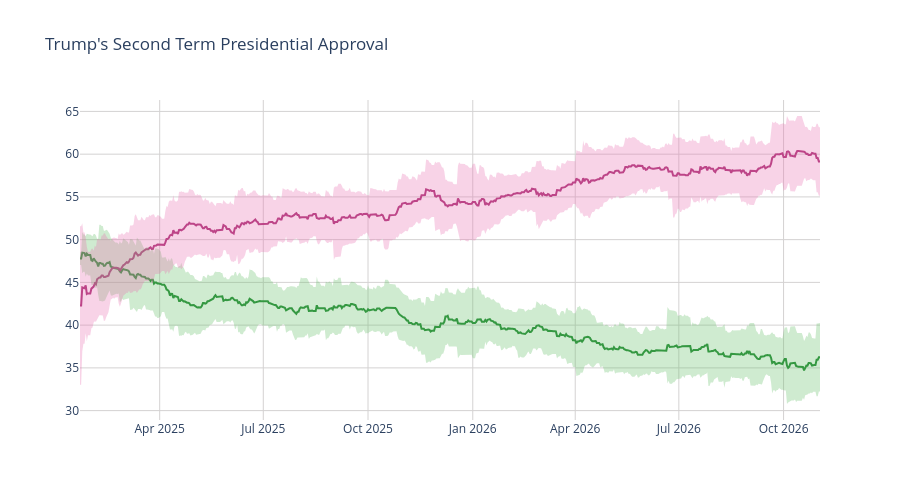

This figure's notebook cell:
### Code cell
disappr_ci_hex = "#e86eaf"
appr_ci_hex = "#60be65"
disappr_ci_rgba = "rgba(232, 110, 175, 0.3)"
appr_ci_rgba = "rgba(96, 190, 101, 0.3)"
grid_col = "#d4d2d2"


# Approve
fig = go.Figure(go.Scatter(
    x=pres['end_date'],
    y=pres['approve'],
    hovertemplate="%{y:.2f}%",
    name="<b>Approve</b>",
    line=dict(color="#228833"),
    showlegend=False
))

# Disapprove
fig.add_trace(go.Scatter(
    x=pres['end_date'],
    y=pres['disapprove'],
    hovertemplate="%{y:.2f}%",
    name="<b>Disapprove</b>",
    line=dict(color="#aa3377"),
    showlegend=False
    )
)

# Approve CI
fig.add_traces([

    # Upper bound
    go.Scatter(
        x=pres['end_date'],
        y=pres['approve_upper_ci'],
        marker=dict(color=appr_ci_hex),
        line=dict(width=0),
        mode='lines',
        showlegend=False,
        hoverinfo="skip"
    ),

    # Lower bound
    go.Scatter(
        x=pres['end_date'],
        y=pres['approve_lower_ci'],
        marker=dict(color=appr_ci_hex),
        line=dict(width=0),
        mode='lines',
        fillcolor=appr_ci_rgba,
        fill="tonexty",
        showlegend=False,
        hoverinfo="skip"
    )
])

# Disapprove CI
fig.add_traces([

    # Upper bound
    go.Scatter(
        x=pres['end_date'],
        y=pres['disapprove_upper_ci'],
        marker=dict(color=disappr_ci_hex),
        line=dict(width=0),
        mode='lines',
        showlegend=False,
        hoverinfo="skip"
    ),

    # Lower bound
    go.Scatter(
        x=pres['end_date'],
        y=pres['disapprove_lower_ci'],
        marker=dict(color=disappr_ci_hex),
        line=dict(width=0),
        mode='lines',
        fillcolor=disappr_ci_rgba,
        fill="tonexty",
        showlegend=False,
        hoverinfo="skip"
    )
])

fig.update_layout(
    title=dict(text="Trump's Second Term Presidential Approval"),
    hovermode="x"
)

fig.update_xaxes(gridcolor=grid_col)
fig.update_yaxes(gridcolor=grid_col)

fig.update_layout(hovermode="x", hoverlabel_align="right", plot_bgcolor="rgba(0, 0, 0, 0)", height=500)
fig.show()

### Figure 1 — Plotly figure (JSON) as saved in the notebook; plotly's stock layout.template omitted (floating-point values rounded to 4 significant figures; data arrays with more than 128 entries replaced by an {"elided": "..."} marker saying what was removed)
{"data": [{"hovertemplate": "%{y:.2f}%", "line": {"color": "#228833"}, "name": "<b>Approve</b>", "showlegend": false, "type": "scatter", "x": {"elided": "651 str values"}, "y": {"elided": "651 float values"}}, {"hovertemplate": "%{y:.2f}%", "line": {"color": "#aa3377"}, "name": "<b>Disapprove</b>", "showlegend": false, "type": "scatter", "x": {"elided": "651 str values"}, "y": {"elided": "651 float values"}}, {"hoverinfo": "skip", "line": {"width": 0}, "marker": {"color": "#60be65"}, "mode": "lines", "showlegend": false, "type": "scatter", "x": {"elided": "651 str values"}, "y": {"elided": "651 float values"}}, {"fill": "tonexty", "fillcolor": "rgba(96, 190, 101, 0.3)", "hoverinfo": "skip", "line": {"width": 0}, "marker": {"color": "#60be65"}, "mode": "lines", "showlegend": false, "type": "scatter", "x": {"elided": "651 str values"}, "y": {"elided": "651 float values"}}, {"hoverinfo": "skip", "line": {"width": 0}, "marker": {"color": "#e86eaf"}, "mode": "lines", "showlegend": false, "type": "scatter", "x": {"elided": "651 str values"}, "y": {"elided": "651 float values"}}, {"fill": "tonexty", "fillcolor": "rgba(232, 110, 175, 0.3)", "hoverinfo": "skip", "line": {"width": 0}, "marker": {"color": "#e86eaf"}, "mode": "lines", "showlegend": false, "type": "scatter", "x": {"elided": "651 str values"}, "y": {"elided": "651 float values"}}], "layout": {"height": 500, "hoverlabel": {"align": "right"}, "hovermode": "x", "plot_bgcolor": "rgba(0, 0, 0, 0)", "title": {"text": "Trump's Second Term Presidential Approval"}, "xaxis": {"gridcolor": "#d4d2d2"}, "yaxis": {"gridcolor": "#d4d2d2"}}}
